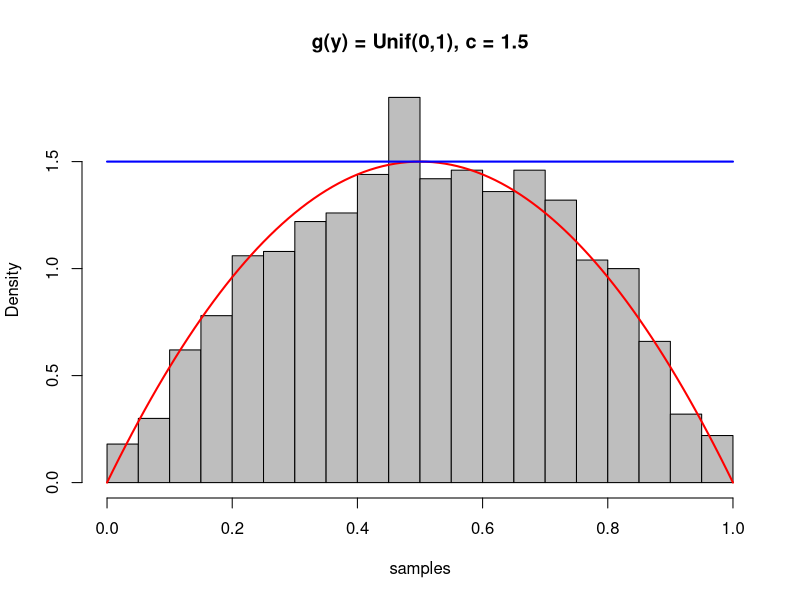
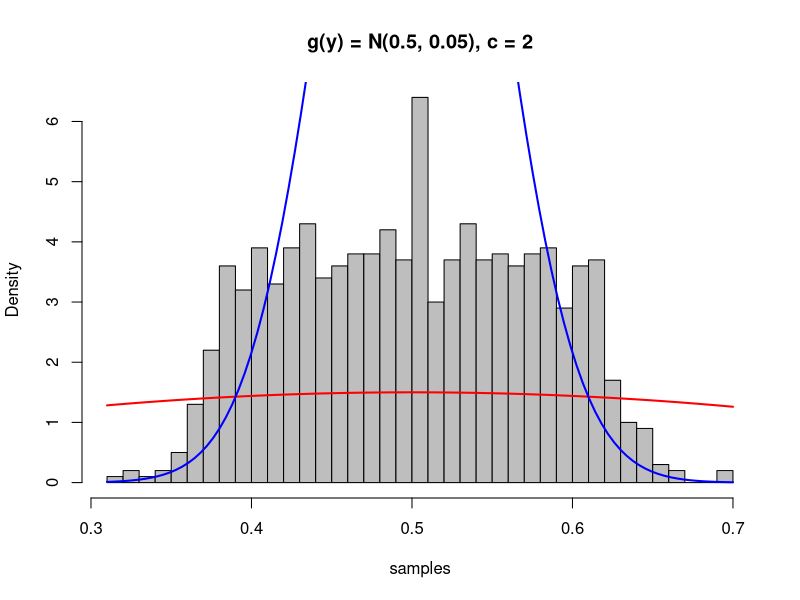
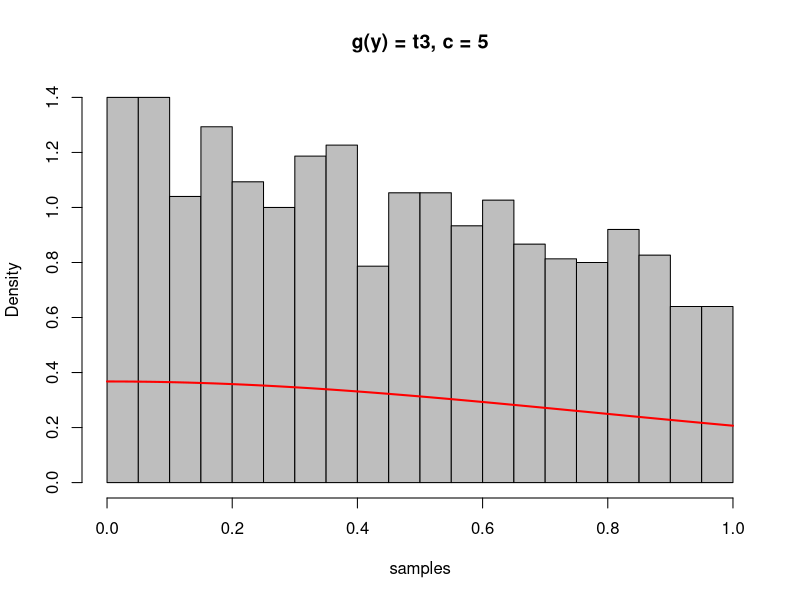

Here is the R script that generated these plots, in order:
# sampling.R

set.seed(123)

# Core Acceptance-Rejection function
acceptance_rejection <- function(target_density, proposal_sampler, proposal_density, c, n) {
  samples <- numeric(n)
  accepted <- 0
  count <- 0

  while (accepted < n) {
    y <- proposal_sampler()
    u <- runif(1)
    if (u < target_density(y) / (c * proposal_density(y))) {
      accepted <- accepted + 1
      samples[accepted] <- y
    }
    count <- count + 1
  }

  list(samples = samples, efficiency = accepted / count)
}

# Visualization function
plot_results <- function(samples, target_density_func, proposal_density_func = NULL, c = NULL, title = "") {
  hist(samples, breaks = 30, prob = TRUE, col = "gray", main = title)
  curve(target_density_func(x), add = TRUE, col = "red", lwd = 2)
  if (!is.null(proposal_density_func) && !is.null(c)) {
    curve(c * proposal_density_func(x), add = TRUE, col = "blue", lwd = 2)
  }
}

# Example 1: Uniform proposal, target f(y) = 6y(1 - y)
target1 <- function(y) ifelse(y >= 0 & y <= 1, 6 * y * (1 - y), 0)
proposal1 <- function() runif(1)
dproposal1 <- function(y) ifelse(y >= 0 & y <= 1, 1, 0)
res1 <- acceptance_rejection(target1, proposal1, dproposal1, c = 1.5, n = 1000)
print(paste("Efficiency (Uniform proposal):", res1$efficiency))
plot_results(res1$samples, target1, dproposal1, c = 1.5, title = "g(y) = Unif(0,1), c = 1.5")

# Example 2: Normal proposal
target2 <- target1
proposal2 <- function() rnorm(1, mean = 0.5, sd = 0.05)
dproposal2 <- function(y) dnorm(y, mean = 0.5, sd = 0.05)
res2 <- acceptance_rejection(target2, proposal2, dproposal2, c = 2, n = 1000)
print(paste("Efficiency (Normal proposal):", res2$efficiency))
plot_results(res2$samples, target2, dproposal2, c = 2, title = "g(y) = N(0.5, 0.05), c = 2")

# Example 3: t-distribution target, Uniform proposal
set.seed(789)
target3 <- function(y) dt(y, df = 3)
proposal3 <- function() runif(1)
dproposal3 <- function(y) ifelse(y >= 0 & y <= 1, 1, 0)
res3 <- acceptance_rejection(target3, proposal3, dproposal3, c = 5, n = 1500)
print(paste("Efficiency (t-distribution target):", res3$efficiency))
plot_results(res3$samples, target3, dproposal3, c = 5, title = "g(y) = t3, c = 5")
